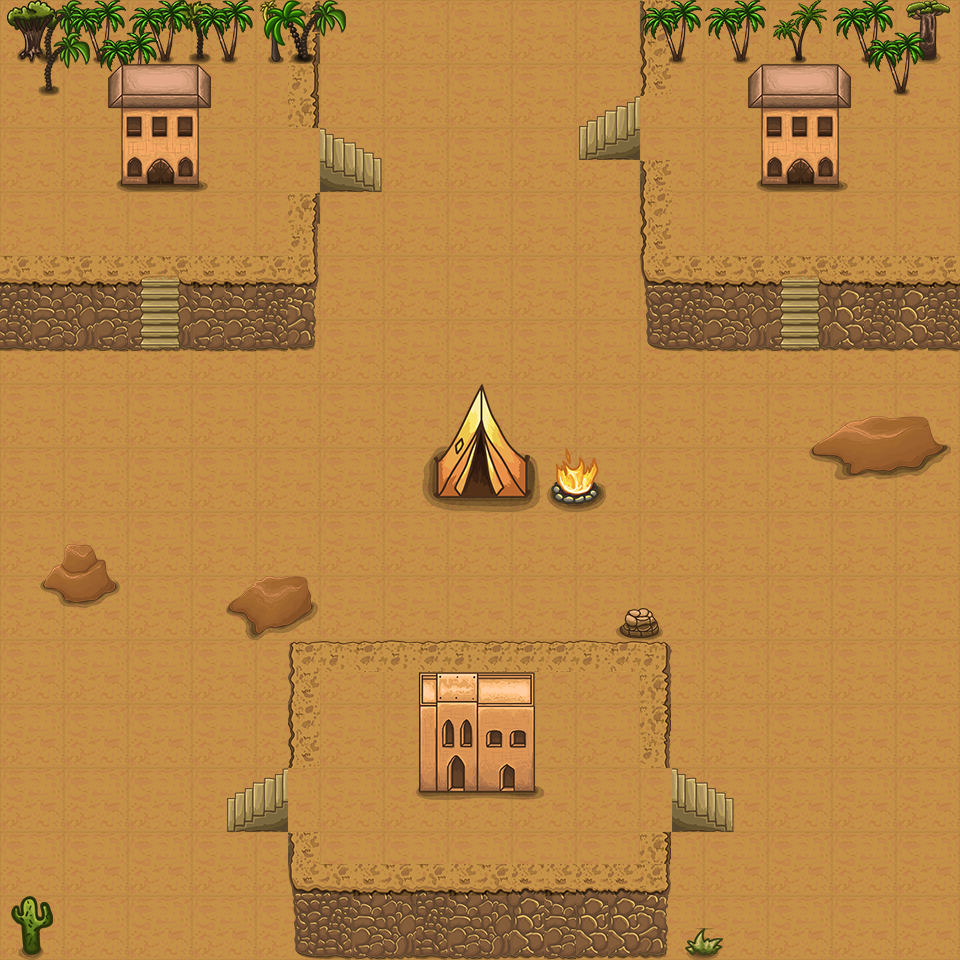

Below is a game level as drawn by its tile map, then a one-line description and the .tmx that defines it (tile-layer data replaced by summaries):
An orthogonal 30x30 tile map with 32x32 px tiles, 8 tile layers (bg, land, object, treeLayer0, ...), 3 tilesets.

<map version="1.5" tiledversion="1.7.2" orientation="orthogonal" renderorder="right-down" width="30" height="30" tilewidth="32" tileheight="32" infinite="0" nextlayerid="15" nextobjectid="1">
 <editorsettings>
  <export target="world.json" format="json" />
 </editorsettings>
 <tileset firstgid="1" name="desert" tilewidth="32" tileheight="32" tilecount="629" columns="17">
  <image source="desert.png" width="544" height="1184" />
 </tileset>
 <tileset firstgid="630" name="plant5" tilewidth="32" tileheight="32" tilecount="256" columns="16">
  <image source="plant5.png" width="512" height="512" />
 </tileset>
 <tileset firstgid="886" name="plant2" tilewidth="32" tileheight="32" tilecount="256" columns="16">
  <image source="plant2.png" width="512" height="512" />
 </tileset>
 <layer id="8" name="bg" width="30" height="30">
  <data>[900 cells, 900 non-empty, 4 distinct tile ids]</data>
 </layer>
 <layer id="5" name="land" width="30" height="30">
  <data>[900 cells, 116 non-empty, 35 distinct tile ids]</data>
 </layer>
 <layer id="4" name="object" width="30" height="30">
  <data>[900 cells, 36 non-empty, 36 distinct tile ids]</data>
 </layer>
 <layer id="14" name="treeLayer0" width="30" height="30">
  <data>[900 cells, 10 non-empty, 10 distinct tile ids]</data>
 </layer>
 <layer id="10" name="treeLayer" width="30" height="30">
  <data>[900 cells, 46 non-empty, 26 distinct tile ids]</data>
 </layer>
 <layer id="11" name="treeLayer2" width="30" height="30">
  <data>[900 cells, 16 non-empty, 8 distinct tile ids]</data>
 </layer>
 <layer id="13" name="room" width="30" height="30">
  <data>[900 cells, 68 non-empty, 52 distinct tile ids]</data>
 </layer>
 <layer id="9" name="walk" width="30" height="30">
  <data>[900 cells, 28 non-empty, 14 distinct tile ids]</data>
 </layer>
</map>
